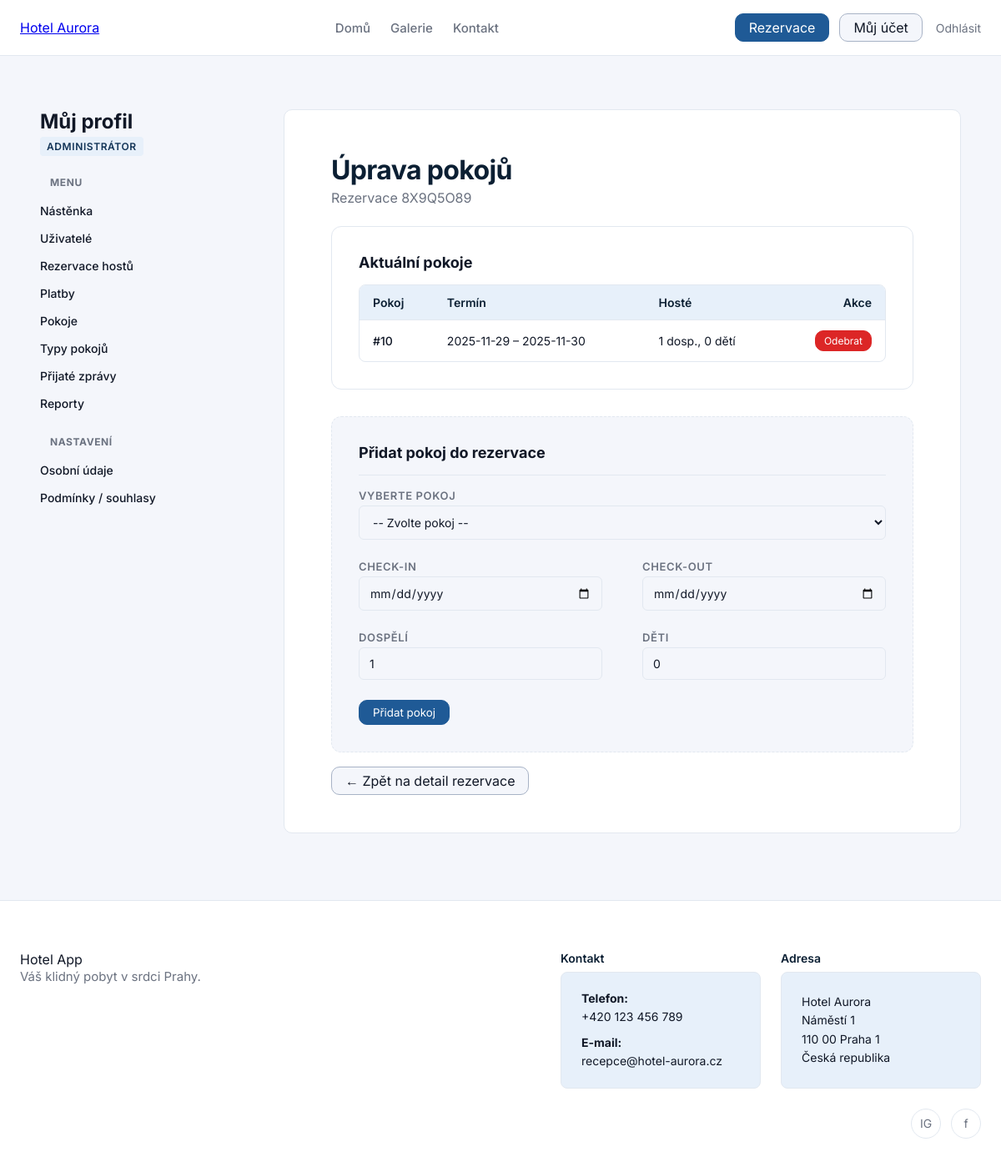
Screenshot of /reservations/62/items/edit (signed in) with the database file from the repository.
### tables this page shows
CREATE TABLE "reservations" (
    id         INTEGER PRIMARY KEY AUTOINCREMENT,
    user_id    INTEGER NOT NULL REFERENCES users(id),
    code       TEXT NOT NULL UNIQUE,
    status_id  INTEGER NOT NULL REFERENCES "reservation_statuses"(id),
    created_at TEXT NOT NULL DEFAULT (datetime('now'))
);

CREATE TABLE "reservation_items"
(
    id             INTEGER
        primary key autoincrement,
    room_id        INTEGER not null
        references rooms,
    check_in       TEXT    not null,
    check_out      TEXT    not null,
    adults         INTEGER not null,
    children       INTEGER not null,
    reservation_id INTEGER not null
        references reservations
);

### pages/ReservationPage.py (the view)
@router.get("/{reservation_id}/items/edit", name="reservation_items_edit_page")
async def reservation_items_edit_page(
    reservation_id: int,
    request: Request,
    reservation_svc: ReservationService = Depends(reservation_service),
    res_item_svc: ReservationItemService = Depends(reservation_item_service),
    room_svc: RoomService = Depends(room_service),
    current_user = Depends(get_current_user),
):
    if isinstance(current_user, RedirectResponse):
        return current_user
    flags = _profile_role_flags(current_user)
    if not flags["is_admin_or_receptionist"]:
        raise HTTPException(status_code=403, detail="Pouze admin nebo recepční mohou upravovat pokoje v rezervaci")
    reservation = reservation_svc.get_reservation_by_id(reservation_id)
    if not reservation:
        raise HTTPException(status_code=404, detail="Rezervace nenalezena")
    try:
        items: List[Dict[str, Any]] = res_item_svc.list_items_by_reservation(
            reservation_id=reservation_id,
            current_user_id=current_user["id"],
            current_user_role=current_user["role_id"],
        )
    except PermissionError as e:
        raise HTTPException(status_code=403, detail=str(e))
    except ValueError as e:
        raise HTTPException(status_code=404, detail=str(e))
    rooms: List[Dict[str, Any]] = room_svc.list_rooms()
    tpl = request.app.state.templates
    return tpl.TemplateResponse(
        "reservations/reservation_items_edit.html",
        {
            "request": request,
            "title": f"Upravit pokoje v rezervaci {reservation['code']}",
            "reservation": reservation,
            "items": items,
            "rooms": rooms,
            "current_user": current_user,
            **flags,
        },
    )

### templates/reservations/reservation_items_edit.html (shortened to what this page needs)
{% extends "profile/profile_base.html" %}
{% block profile_content %}
  <div class="dashboard-header" style="display: flex; justify-content: space-between; align-items: flex-start; margin-bottom: 24px;">
    <div>
        <h1 style="margin: 0 0 4px 0;">Úprava pokojů</h1>
        <p style="color: var(--color-text-muted); margin: 0;">Rezervace {{ reservation.code }}</p>
    </div>
  </div>
  <div class="detail-card" style="margin-bottom: 32px;">
    <h3 style="margin-top: 0; margin-bottom: 16px; font-size: 18px;">Aktuální pokoje</h3>
    {% if items|length == 0 %}
        <p style="color: var(--color-text-muted);">V této rezervaci zatím nejsou žádné pokoje.</p>
    {% else %}
        <div class="table-responsive">
            <table class="data-table">
                <thead>
                    <tr>
                        <th>Pokoj</th>
                        <th>Termín</th>
                        <th>Hosté</th>
                        <th style="text-align: right;">Akce</th>
                    </tr>
                </thead>
                <tbody>
                    {% for item in items %}
                        <tr>
                            <td>
                                <a href="{{ url_for('room_detail', room_id=item.room_id) }}" class="table-id-link">
                                    #{{ item.room_id }}
                                </a>
                            </td>
                            <td>{{ item.check_in }} – {{ item.check_out }}</td>
                            <td>{{ item.adults }} dosp., {{ item.children }} dětí</td>
                            <td style="text-align: right;">
                                <form method="post"
                                      action="{{ url_for('reservation_item_delete', reservation_id=reservation.id, item_id=item.id) }}"
                                      onsubmit="return confirm('Opravdu odebrat tento pokoj z rezervace?');"
                                      style="margin: 0;">
                                    <button type="submit" class="btn btn-destructive" style="padding: 4px 10px; font-size: 12px;">
                                        Odebrat
                                    </button>
                                </form>
                            </td>
                        </tr>
                    {% endfor %}
                </tbody>
            </table>
        </div>
    {% endif %}
  </div>
  <div class="detail-card" style="background-color: var(--color-bg-main); border: 1px dashed var(--color-border-subtle);">
    <h3 style="margin-top: 0; margin-bottom: 16px; font-size: 18px;">Přidat pokoj do rezervace</h3>
    <form method="post" action="{{ url_for('reservation_items_create', reservation_id=reservation.id) }}">
        <div class="detail-grid">
            <div class="detail-item full-width">
                <label class="detail-label">Vyberte pokoj</label>
                <select name="room_id" required class="form-input">
                    <option value="">-- Zvolte pokoj --</option>
                </select>
            </div>
            <div class="detail-item">
                <label class="detail-label">Check-in</label>
                <input type="date" name="check_in" required class="form-input">
            </div>
            <div class="detail-item">
                <label class="detail-label">Check-out</label>
                <input type="date" name="check_out" required class="form-input">
            </div>
            <div class="detail-item">
                <label class="detail-label">Dospělí</label>
                <input type="number" name="adults" min="1" value="1" required class="form-input">
            </div>
            <div class="detail-item">
                <label class="detail-label">Děti</label>
                <input type="number" name="children" min="0" value="0" required class="form-input">
            </div>
        </div>
        <div style="margin-top: 24px;">
            <button type="submit" class="btn btn-primary">Přidat pokoj</button>
        </div>
    </form>
  </div>
  <div style="margin-top: 24px;">
      <a href="{{ url_for('reservation_detail', reservation_id=reservation.id) }}" class="btn btn-secondary">
        &larr; Zpět na detail rezervace
      </a>
  </div>
{% endblock %}

### static/styles.css (style rules this page uses)
html { height: 100%; }
* { box-sizing: border-box; font-family: "Inter", sans-serif; }
:root { --color-primary-900: #0B1F33; --color-primary-700: #123457; --color-primary-500: #1F5A96; --color-primary-100: #E7F0FA; --color-primary-white: #FFFFFF; --color-accent-500: #D4A857; --color-accent-100: #FFF5E6; --color-bg-main: #F4F6FB; --color-bg-card: #FFFFFF; --color-border-subtle: #E2E8F0; --color-text-main: #111827; --color-text-muted: #6B7280; --color-text-on-dark: #F9FAFB; --color-bg-secondary: #A8B3C6; --color-success: #16A34A; --color-warning: #F59E0B; --color-error: #DC2626; --color-info: #0EA5E9; }
body { margin: 0; background: var(--color-bg-main); color: var(--color-text-main); min-height: 100vh; display: flex; flex-direction: column; }
h1 { font-size: 32px; font-weight: 700; margin-bottom: 24px; color: var(--color-primary-900); letter-spacing: -0.02em; }
.btn { padding: 6px 16px; border-radius: 10px; text-decoration: none; border: 1px solid transparent; white-space: nowrap; cursor: pointer; }
.btn-primary { background-color: var(--color-primary-500); color: var(--color-primary-white); border-color: var(--color-primary-500); }
.btn-secondary { background-color: var(--color-bg-main); color: var(--color-text-main); border-color: var(--color-bg-secondary); }
.btn-destructive { background-color: var(--color-error); color: var(--color-primary-white); border-color: var(--color-error); }
html { scroll-behavior: smooth; }
.profile-content-card h1, .profile-content-card h2 { margin-top: 0; color: var(--color-primary-900); }
.table-responsive { overflow-x: auto; border: 1px solid var(--color-border-subtle); border-radius: 8px; }
table.data-table { width: 100%; border-collapse: collapse; font-size: 14px; }
table.data-table th { background: var(--color-primary-100); color: var(--color-primary-900); font-weight: 600; text-align: left; padding: 12px 16px; border-bottom: 1px solid var(--color-border-subtle); }
table.data-table td { padding: 12px 16px; border-bottom: 1px solid var(--color-border-subtle); color: var(--color-text-main); vertical-align: middle; }
table.data-table tr:last-child td { border-bottom: none; }
.table-id-link { color: var(--color-text-main); text-decoration: none; font-weight: 500; }
.detail-card { background: var(--color-primary-white); border: 1px solid var(--color-border-subtle); border-radius: 12px; padding: 32px; }
.detail-grid { display: grid; grid-template-columns: repeat(2, 1fr); gap: 24px 48px; }
.detail-item { display: flex; flex-direction: column; gap: 4px; }
.detail-item.full-width { grid-column: 1 / -1; border-top: 1px solid var(--color-border-subtle); padding-top: 16px; }
.detail-label { font-size: 13px; font-weight: 600; text-transform: uppercase; color: var(--color-text-muted); letter-spacing: 0.05em; }
.form-input { padding: 10px 12px; border: 1px solid var(--color-border-subtle); border-radius: 6px; font-size: 14px; background-color: var(--color-bg-main); color: var(--color-text-main); width: 100%; transition: all 0.2s; }

### rows the page displays
reservations: code "8X9Q5O89"
reservation_items: room_id "10", check_in "2025-11-29", check_out "2025-11-30", adults "1", children "0"
